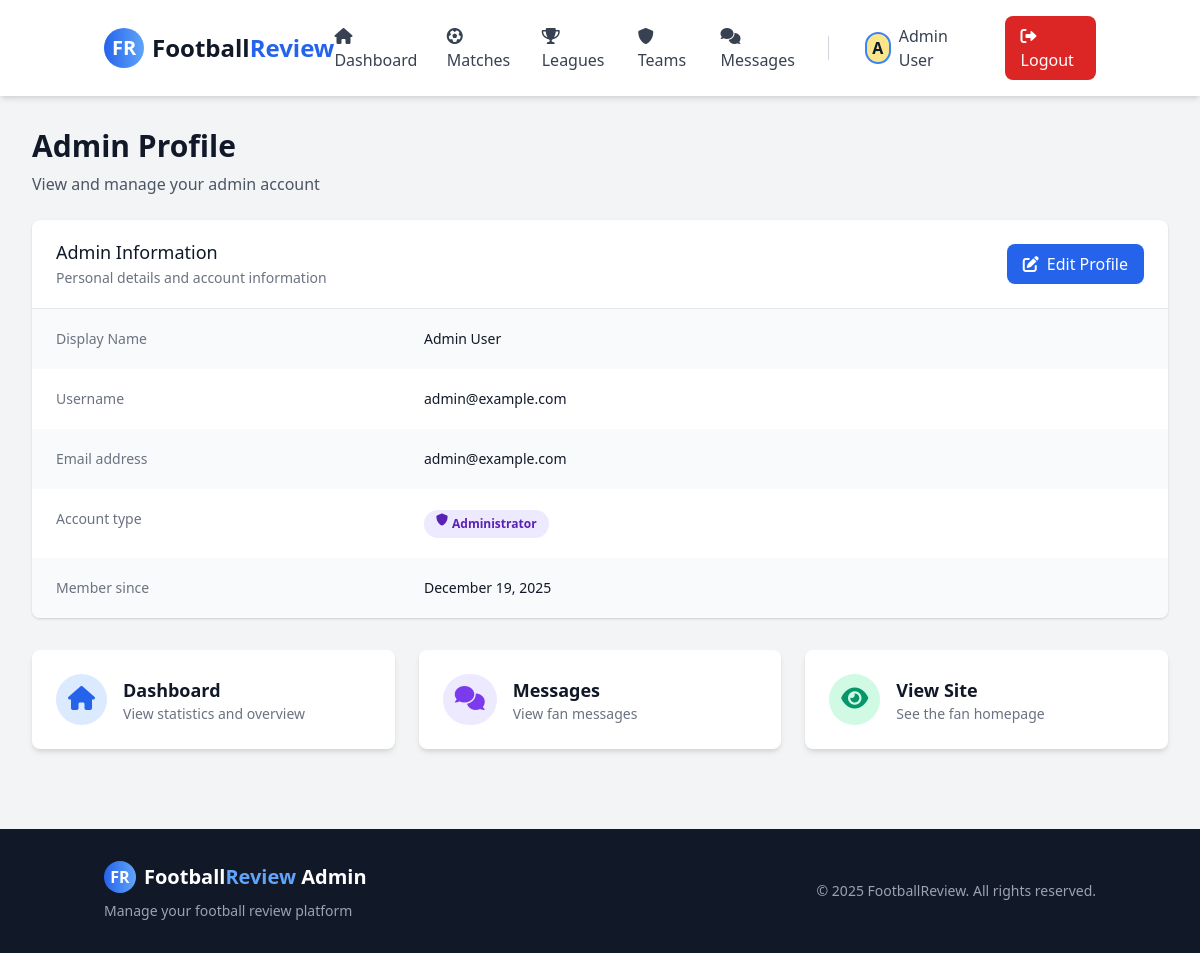
Screenshot of /admin/profile.php (signed in) with the database file from the repository.
### tables this page shows
CREATE TABLE users (
    id INT AUTO_INCREMENT PRIMARY KEY,
    username VARCHAR(50),
    email VARCHAR(100) NOT NULL UNIQUE,
    password_hash VARCHAR(255) NOT NULL,
    display_name VARCHAR(50),
    avatar VARCHAR(255) DEFAULT NULL,
    bio TEXT,
    role ENUM('fan', 'admin', 'user') DEFAULT 'fan',
    status ENUM('active', 'inactive', 'banned') DEFAULT 'active',
    login_attempts INT DEFAULT 0,
    last_failed_login TIMESTAMP NULL,
    last_login TIMESTAMP NULL,
    created_at TIMESTAMP DEFAULT CURRENT_TIMESTAMP,
    updated_at TIMESTAMP DEFAULT CURRENT_TIMESTAMP ON UPDATE CURRENT_TIMESTAMP
);

### admin/profile.php (the view, shortened to what this page needs)
<?php
$db = Database::getInstance()->getConnection();
$user_id = $_SESSION['user_id'];
$stmt = $db->prepare("SELECT * FROM users WHERE id = ?");
$stmt->execute([$user_id]);
$user = $stmt->fetch();
?>
<!DOCTYPE html>
<html lang="en">
<head>
    <link href="https://cdn.jsdelivr.net/npm/tailwindcss@2.2.19/dist/tailwind.min.css" rel="stylesheet">
    <link rel="stylesheet" href="https://cdnjs.cloudflare.com/ajax/libs/font-awesome/6.0.0-beta3/css/all.min.css">
    <link rel="stylesheet" href="<?= BASE_URL ?>/assets/css/style.css">
</head>
<body class="bg-gray-100">
<?php include 'includes/header.php'; ?>
<div class="max-w-7xl mx-auto px-4 sm:px-6 lg:px-8 py-8">
    <div class="mb-6">
        <h1 class="text-3xl font-bold text-gray-900">Admin Profile</h1>
        <p class="mt-2 text-gray-600">View and manage your admin account</p>
    </div>
    <div class="bg-white shadow overflow-hidden sm:rounded-lg">
        <div class="px-4 py-5 sm:px-6 flex justify-between items-center">
            <div>
                <h3 class="text-lg leading-6 font-medium text-gray-900">Admin Information</h3>
                <p class="mt-1 max-w-2xl text-sm text-gray-500">Personal details and account information</p>
            </div>
            <a href="edit-profile.php" class="px-4 py-2 bg-blue-600 text-white rounded-lg hover:bg-blue-700 transition-colors">
                <i class="fas fa-edit mr-2"></i>Edit Profile
            </a>
        </div>
        <div class="border-t border-gray-200">
            <dl>
                <div class="bg-gray-50 px-4 py-5 sm:grid sm:grid-cols-3 sm:gap-4 sm:px-6">
                    <dt class="text-sm font-medium text-gray-500">Display Name</dt>
                    <dd class="mt-1 text-sm text-gray-900 sm:mt-0 sm:col-span-2"><?= htmlspecialchars($user['display_name'] ?? '') ?></dd>
                </div>
                <div class="bg-white px-4 py-5 sm:grid sm:grid-cols-3 sm:gap-4 sm:px-6">
                    <dt class="text-sm font-medium text-gray-500">Username</dt>
                    <dd class="mt-1 text-sm text-gray-900 sm:mt-0 sm:col-span-2"><?= htmlspecialchars($user['username'] ?? $user['email'] ?? 'N/A') ?></dd>
                </div>
                <div class="bg-gray-50 px-4 py-5 sm:grid sm:grid-cols-3 sm:gap-4 sm:px-6">
                    <dt class="text-sm font-medium text-gray-500">Email address</dt>
                    <dd class="mt-1 text-sm text-gray-900 sm:mt-0 sm:col-span-2"><?= htmlspecialchars($user['email'] ?? '') ?></dd>
                </div>
                <div class="bg-white px-4 py-5 sm:grid sm:grid-cols-3 sm:gap-4 sm:px-6">
                    <dt class="text-sm font-medium text-gray-500">Account type</dt>
                    <dd class="mt-1 text-sm text-gray-900 sm:mt-0 sm:col-span-2">
                        <span class="px-3 py-1 inline-flex text-xs leading-5 font-semibold rounded-full bg-purple-100 text-purple-800">
                            <i class="fas fa-shield-alt mr-1"></i>Administrator
                        </span>
                    </dd>
                </div>
                <div class="bg-gray-50 px-4 py-5 sm:grid sm:grid-cols-3 sm:gap-4 sm:px-6">
                    <dt class="text-sm font-medium text-gray-500">Member since</dt>
                    <dd class="mt-1 text-sm text-gray-900 sm:mt-0 sm:col-span-2"><?= date('F j, Y', strtotime($user['created_at'])) ?></dd>
                </div>
            </dl>
        </div>
    </div>
    <div class="mt-8 grid grid-cols-1 md:grid-cols-3 gap-6">
        <a href="index.php" class="bg-white p-6 rounded-lg shadow-md hover:shadow-lg transition-shadow">
            <div class="flex items-center">
                <div class="flex-shrink-0 bg-blue-100 rounded-full p-3">
                    <i class="fas fa-home text-2xl text-blue-600"></i>
                </div>
                <div class="ml-4">
                    <h3 class="text-lg font-semibold text-gray-900">Dashboard</h3>
                    <p class="text-sm text-gray-500">View statistics and overview</p>
                </div>
            </div>
        </a>
        <a href="messages.php" class="bg-white p-6 rounded-lg shadow-md hover:shadow-lg transition-shadow">
            <div class="flex items-center">
                <div class="flex-shrink-0 bg-purple-100 rounded-full p-3">
                    <i class="fas fa-comments text-2xl text-purple-600"></i>
                </div>
                <div class="ml-4">
                    <h3 class="text-lg font-semibold text-gray-900">Messages</h3>
                    <p class="text-sm text-gray-500">View fan messages</p>
                </div>
            </div>
        </a>
        <a href="../index.php" class="bg-white p-6 rounded-lg shadow-md hover:shadow-lg transition-shadow" target="_blank">
            <div class="flex items-center">
                <div class="flex-shrink-0 bg-green-100 rounded-full p-3">
                    <i class="fas fa-eye text-2xl text-green-600"></i>
                </div>
                <div class="ml-4">
                    <h3 class="text-lg font-semibold text-gray-900">View Site</h3>
                    <p class="text-sm text-gray-500">See the fan homepage</p>
                </div>
            </div>
        </a>
    </div>
</div>
<?php include 'includes/footer.php'; ?>
</body>
</html>

### assets/css/style.css (style rules this page uses)
:root { --primary-color: #2563eb; --secondary-color: #1e40af; --success-color: #10b981; --danger-color: #ef4444; --warning-color: #f59e0b; --info-color: #3b82f6; }
html { scroll-behavior: smooth; }

### assets/css/base.css (style rules this page uses)
*, *::before, *::after { box-sizing: border-box; }
body { -webkit-font-smoothing: antialiased; -moz-osx-font-smoothing: grayscale; }
a { text-decoration: none; transition: color 0.2s ease; }

### rows the page displays
users: display_name "Admin User", email "admin@example.com", created_at "December 19, 2025"

### other values shown
$_SESSION['display_name'] "Admin User"
